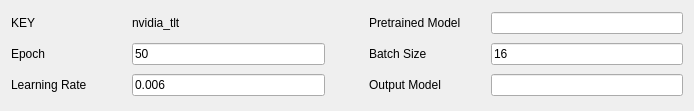
                <widget class="QWidget" name="t3_scrollAreaWidgetContents">
                 <property name="geometry">
                  <rect>
                   <x>0</x>
                   <y>0</y>
                   <width>694</width>
                   <height>111</height>
                  </rect>
                 </property>
                 <layout class="QGridLayout" name="gridLayout_15" columnstretch="3,5,1,3,5">
                  <property name="topMargin">
                   <number>9</number>
                  </property>
                  <property name="bottomMargin">
                   <number>9</number>
                  </property>
                  <property name="spacing">
                   <number>6</number>
                  </property>
                  <item row="2" column="4">
                   <widget class="QLineEdit" name="t3_retrain_pretrain"/>
                  </item>
                  <item row="4" column="1">
                   <widget class="QLineEdit" name="t3_retrain_lr">
                    <property name="text">
                     <string>0.006</string>
                    </property>
                   </widget>
                  </item>
                  <item row="3" column="0">
                   <widget class="QLabel" name="t3_retrain_lbl_epoch">
                    <property name="sizePolicy">
                     <sizepolicy hsizetype="Preferred" vsizetype="Preferred">
                      <horstretch>0</horstretch>
                      <verstretch>0</verstretch>
                     </sizepolicy>
                    </property>
                    <property name="maximumSize">
                     <size>
                      <width>16777215</width>
                      <height>28</height>
                     </size>
                    </property>
                    <property name="text">
                     <string>Epoch</string>
                    </property>
                   </widget>
                  </item>
                  <item row="2" column="0">
                   <widget class="QLabel" name="t3_retrain_lbl_key">
                    <property name="maximumSize">
                     <size>
                      <width>16777215</width>
                      <height>28</height>
                     </size>
                    </property>
                    <property name="text">
                     <string>KEY</string>
                    </property>
                   </widget>
                  </item>
                  <item row="2" column="1">
                   <widget class="QLabel" name="t3_retrain_key">
                    <property name="sizePolicy">
                     <sizepolicy hsizetype="Preferred" vsizetype="Preferred">
                      <horstretch>0</horstretch>
                      <verstretch>0</verstretch>
                     </sizepolicy>
                    </property>
                    <property name="maximumSize">
                     <size>
                      <width>16777215</width>
                      <height>28</height>
                     </size>
                    </property>
                    <property name="text">
                     <string>nvidia_tlt</string>
                    </property>
                   </widget>
                  </item>
                  <item row="2" column="3">
                   <widget class="QLabel" name="t3_retrain_lbl_out_name">
                    <property name="sizePolicy">
                     <sizepolicy hsizetype="Preferred" vsizetype="Preferred">
                      <horstretch>0</horstretch>
                      <verstretch>0</verstretch>
                     </sizepolicy>
                    </property>
                    <property name="maximumSize">
                     <size>
                      <width>16777215</width>
                      <height>28</height>
                     </size>
                    </property>
                    <property name="text">
                     <string>Pretrained Model</string>
                    </property>
                   </widget>
                  </item>
                  <item row="4" column="0">
                   <widget class="QLabel" name="t3_retrain_lbl_lr">
                    <property name="maximumSize">
                     <size>
                      <width>16777215</width>
                      <height>28</height>
                     </size>
                    </property>
                    <property name="text">
                     <string>Learning Rate</string>
                    </property>
                   </widget>
                  </item>
                  <item row="3" column="3">
                   <widget class="QLabel" name="t3_retrain_lbl_bsize">
                    <property name="sizePolicy">
                     <sizepolicy hsizetype="Preferred" vsizetype="Preferred">
                      <horstretch>0</horstretch>
                      <verstretch>0</verstretch>
                     </sizepolicy>
                    </property>
                    <property name="maximumSize">
                     <size>
                      <width>16777215</width>
                      <height>28</height>
                     </size>
                    </property>
                    <property name="text">
                     <string>Batch Size</string>
                    </property>
                   </widget>
                  </item>
                  <item row="4" column="3">
                   <widget class="QLabel" name="t3_retrain_lbl_c1">
                    <property name="maximumSize">
                     <size>
                      <width>16777215</width>
                      <height>28</height>
                     </size>
                    </property>
                    <property name="text">
                     <string>Output Model</string>
                    </property>
                   </widget>
                  </item>
                  <item row="4" column="4">
                   <widget class="QLineEdit" name="t3_retrain_out_model"/>
                  </item>
                  <item row="3" column="1">
                   <widget class="QLineEdit" name="t3_retrain_epoch">
                    <property name="text">
                     <string>50</string>
                    </property>
                   </widget>
                  </item>
                  <item row="3" column="4">
                   <widget class="QLineEdit" name="t3_retrain_bsize">
                    <property name="text">
                     <string>16</string>
                    </property>
                   </widget>
                  </item>
                  <item row="2" column="2">
                   <spacer name="horizontalSpacer_9">
                    <property name="orientation">
                     <enum>Qt::Horizontal</enum>
                    </property>
                    <property name="sizeHint" stdset="0">
                     <size>
                      <width>40</width>
                      <height>20</height>
                     </size>
                    </property>
                   </spacer>
                  </item>
                  <item row="3" column="2">
                   <spacer name="horizontalSpacer_10">
                    <property name="orientation">
                     <enum>Qt::Horizontal</enum>
                    </property>
                    <property name="sizeHint" stdset="0">
                     <size>
                      <width>40</width>
                      <height>20</height>
                     </size>
                    </property>
                   </spacer>
                  </item>
                  <item row="4" column="2">
                   <spacer name="horizontalSpacer_11">
                    <property name="orientation">
                     <enum>Qt::Horizontal</enum>
                    </property>
                    <property name="sizeHint" stdset="0">
                     <size>
                      <width>40</width>
                      <height>20</height>
                     </size>
                    </property>
                   </spacer>
                  </item>
                 </layout>
                </widget>
